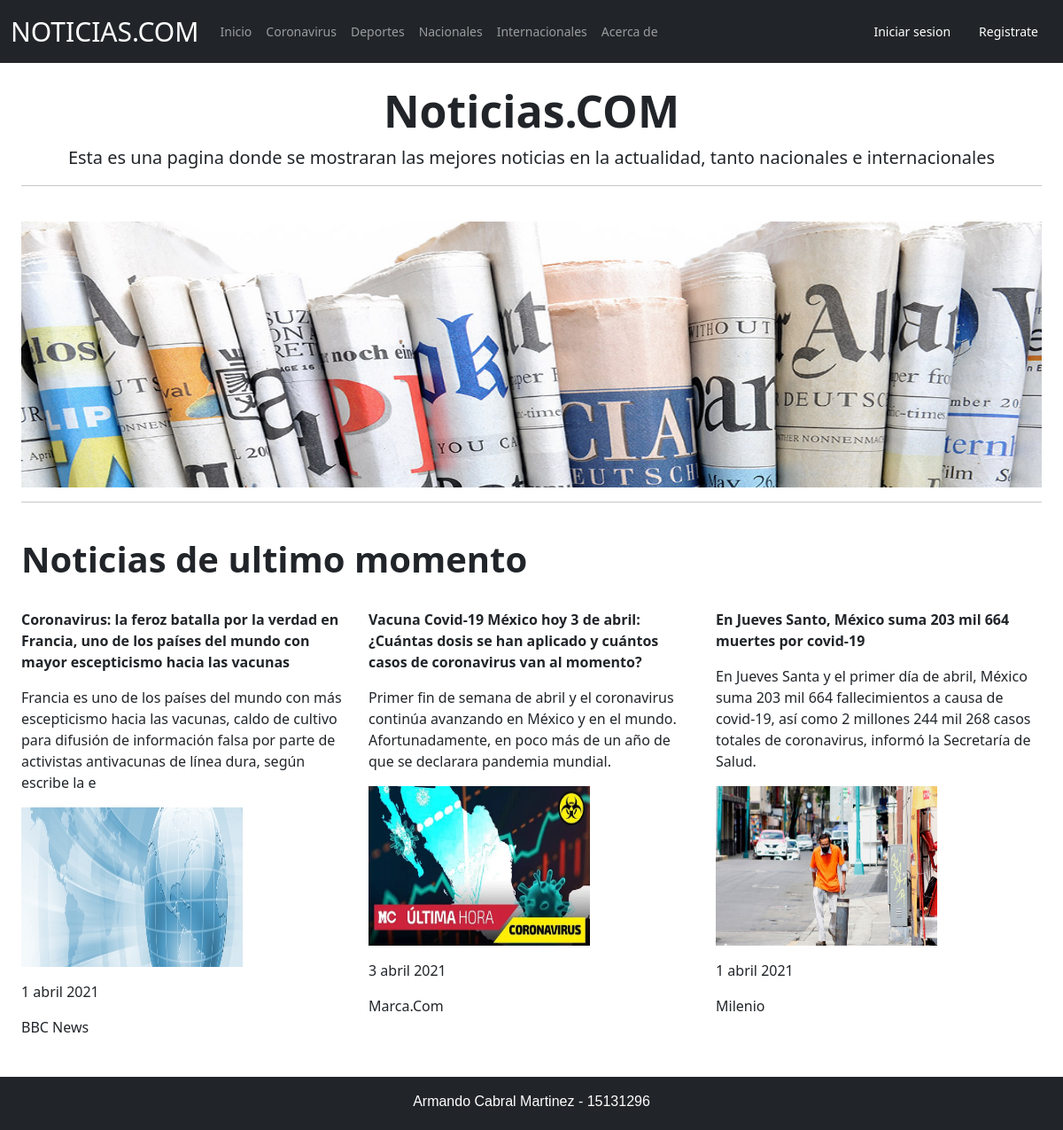
The page /cuentas/ on the database its author committed.
### noticias/models.py (models this page shows, shortened)
class coronavirus (models.Model):
	nombre = models.CharField(default = "",null=True,max_length = 200)
	descripcion = models.TextField(default = "",null=True,max_length = 200)
	fecha = models.CharField(default = "",null=True,max_length = 200)
	imagen = models.ImageField(upload_to='files/',default = "")
	autor = models.CharField(default = "",null=True,max_length = 200)

### noticias/views.py (the view)
# urls.py: path('',HomePageView.as_view(),name = 'home'),
class HomePageView(ListView):
	model = coronavirus
	template_name = 'home.html'
	context_object_name = 'noticias_list'

### noticias/templates/home.html (shortened to what this page needs)
{% extends 'base.html' %}
{% block content %}
{% load static %}
<link rel="stylesheet" type="text/css" href="{% static 'css/main.css' %}">
<div class="jumbotron p-4">
    <h1 class="titulo" style="text-align: center;  font-size: 50px;"><strong>Noticias.COM</strong></h1>
    <p class="lead" style="text-align: center;">Esta es una pagina donde se mostraran las mejores noticias en la actualidad, tanto nacionales e internacionales</p>
    <hr>
    <br>
    <div class="row">
    	<img src="{% static 'files/banner2.jpg' %}" height="300px"
    	width="1220px">
    </div>
    <hr>
    <br>
    <div class="row">
    	<h1 class="titulo"><strong>Noticias de ultimo momento</strong></h1>
        <br>
    	<div class="container">
			<div class="row">
				{% for coronavirus in noticias_list %}
				<div class=col-md-4>
                    <br>
					<p><strong>{{ coronavirus.nombre }}</strong></p>
			        <p>{{ coronavirus.descripcion }}</p>
			        <p><img src="{{ coronavirus.imagen }}" height="180px" width="250px"></p>
			        <p>{{ coronavirus.fecha }}</p>
			        <p>{{ coronavirus.autor }}</p>
                    <br>
				</div>
	    		{% endfor %}
			</div>
		</div>
    </div>
</div>
{% endblock content %}

### noticias/templates/base.html (shortened to what this page needs)
{% load static %}
<!DOCTYPE html>
<html style="min-height: 100%;
  position: relative;">
<head>
	<link href="https://cdn.jsdelivr.net/npm/bootstrap@5.0.0-beta3/dist/css/bootstrap.min.css" rel="stylesheet">
    <link rel="stylesheet" type="text/css" href="{% static 'css/main.css' %}">
</head>
<header>
	<nav class="navbar navbar-expand-lg navbar-dark bg-dark">
	  <div class="container-fluid">
	    <a class="navbar-brand" href="{% url 'home' %}"  style="font-size: 30px;">NOTICIAS.COM</a>
	    <div class="collapse navbar-collapse" id="navbarNavAltMarkup">
	      <div class="navbar-nav">
	        <a class="nav-link " href="{% url 'home' %}">Inicio</a>
	        <a class="nav-link " href="{% url 'content' %}">Coronavirus</a>
	        <a class="nav-link " href="{% url 'deportes' %}">Deportes</a>
	        <a class="nav-link " href="{% url 'nacionales' %}">Nacionales</a>
	        <a class="nav-link " href="{% url 'internacionales' %}">Internacionales</a>
	        <a class="nav-link " href="{% url 'about' %}">Acerca de</a>
	      </div>
	  	</div>
	    {% if user.is_authenticated %}
	    <nav>
	    	<ul>
		        <li><a href="#"style="font-size: 15px; text-align: center;" >Bienvenido {{ user.username }}</a>
		            <ul>
		            	<li><a href="{% url 'reset' %}">Cambiar Contrasena</a></li>
			            <li><a href="{% url 'logout' %}">Log out</a></li>
		        	</ul>
		        </li>
		    </ul>
		</nav>
	    {% else %}
	      <a class="nav-link active" aria-current="page" href="{% url 'login' %}"  style="color: #ffffff;">Iniciar sesion</a>
		  <a class="nav-link active" aria-current="page" href="{% url 'registrar' %}"  style="color: #ffffff;">Registrate</a>
	    {% endif %}
	</nav>
</header>
<body style="  margin: 0;
  margin-bottom: 40px;">
	{% block content %}
	{% endblock content %}
</body>
<footer class="bg-dark text-white footer" style="position: absolute; bottom: 0;
      width: 100%;
      height: 60px;">
	<p>Armando Cabral Martinez - 15131296</p>
</footer>
</html>

### static/css/main.css (style rules this page uses)
.footer { text-align: center; font-family: sans-serif; padding: 1em; position: absolute; bottom: 0; width: 100%; height: 40px; }
nav { align-content: center; }
nav a { box-sizing:border-box; font-size:0; text-decoration:none; color:inherit; font-size:14px; }

### rows shown on the page
coronavirus: nombre "Coronavirus: la feroz batalla por la verdad en Francia, uno de los países del mundo con mayor escepticismo hacia las vacunas", descripcion "Francia es uno de los países del mundo con más escepticismo hacia las vacunas, caldo de cultivo para difusión de información falsa por parte de activistas antivacunas de línea dura, según escribe la e", imagen (picture), fecha "1 abril 2021", autor "BBC News"
coronavirus: nombre "Vacuna Covid-19 México hoy 3 de abril: ¿Cuántas dosis se han aplicado y cuántos casos de coronavirus van al momento?", descripcion "Primer fin de semana de abril y el coronavirus continúa avanzando en México y en el mundo. Afortunadamente, en poco más de un año de que se declarara pandemia mundial.", imagen (picture), fecha "3 abril 2021", autor "Marca.Com"
coronavirus: nombre "En Jueves Santo, México suma 203 mil 664 muertes por covid-19", descripcion "En Jueves Santa y el primer día de abril, México suma 203 mil 664 fallecimientos a causa de covid-19, así como 2 millones 244 mil 268 casos totales de coronavirus, informó la Secretaría de Salud.", imagen (picture), fecha "1 abril 2021", autor "Milenio"
